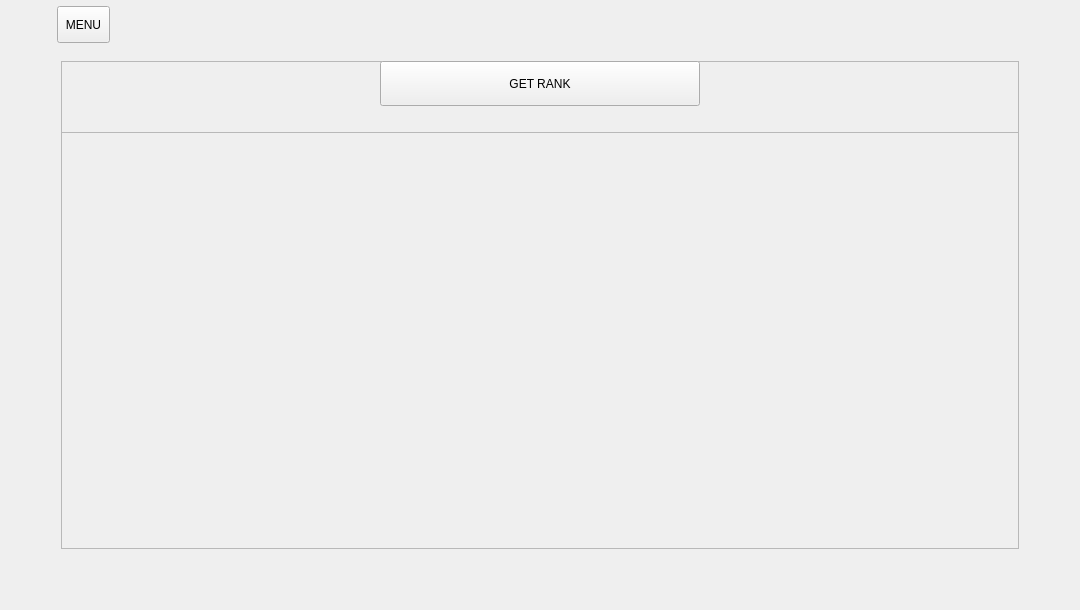
<?xml version="1.0" encoding="UTF-8"?>
<ui version="4.0">
 <class>ranker_pg</class>
 <widget class="QWidget" name="ranker_pg">
  <property name="geometry">
   <rect>
    <x>0</x>
    <y>0</y>
    <width>1080</width>
    <height>610</height>
   </rect>
  </property>
  <property name="windowTitle">
   <string>Form</string>
  </property>
  <widget class="QFrame" name="main_frm">
   <property name="geometry">
    <rect>
     <x>61</x>
     <y>61</y>
     <width>958</width>
     <height>488</height>
    </rect>
   </property>
   <property name="styleSheet">
    <string notr="true"/>
   </property>
   <property name="frameShape">
    <enum>QFrame::StyledPanel</enum>
   </property>
   <property name="frameShadow">
    <enum>QFrame::Raised</enum>
   </property>
   <widget class="PrimaryQPushButton" name="rank_btn">
    <property name="geometry">
     <rect>
      <x>319</x>
      <y>0</y>
      <width>320</width>
      <height>45</height>
     </rect>
    </property>
    <property name="minimumSize">
     <size>
      <width>0</width>
      <height>45</height>
     </size>
    </property>
    <property name="text">
     <string>GET RANK</string>
    </property>
   </widget>
   <widget class="QFrame" name="players_ranks_frm">
    <property name="geometry">
     <rect>
      <x>0</x>
      <y>71</y>
      <width>958</width>
      <height>417</height>
     </rect>
    </property>
    <property name="sizePolicy">
     <sizepolicy hsizetype="Fixed" vsizetype="Fixed">
      <horstretch>0</horstretch>
      <verstretch>0</verstretch>
     </sizepolicy>
    </property>
    <property name="minimumSize">
     <size>
      <width>958</width>
      <height>417</height>
     </size>
    </property>
    <property name="maximumSize">
     <size>
      <width>958</width>
      <height>417</height>
     </size>
    </property>
    <property name="frameShape">
     <enum>QFrame::StyledPanel</enum>
    </property>
    <property name="frameShadow">
     <enum>QFrame::Raised</enum>
    </property>
   </widget>
  </widget>
  <widget class="TopOptionQToolButton" name="menu_btn">
   <property name="geometry">
    <rect>
     <x>57</x>
     <y>6</y>
     <width>53</width>
     <height>37</height>
    </rect>
   </property>
   <property name="styleSheet">
    <string notr="true"/>
   </property>
   <property name="text">
    <string>MENU</string>
   </property>
   <property name="icon">
    <iconset resource="../../../resources/images.qrc">
     <normaloff>:/icons/icons/losangle.png</normaloff>:/icons/icons/losangle.png</iconset>
   </property>
   <property name="iconSize">
    <size>
     <width>9</width>
     <height>9</height>
    </size>
   </property>
   <property name="toolButtonStyle">
    <enum>Qt::ToolButtonTextUnderIcon</enum>
   </property>
   <property name="autoRaise">
    <bool>false</bool>
   </property>
  </widget>
  <widget class="QWidget" name="horizontal_line_top" native="true">
   <property name="geometry">
    <rect>
     <x>0</x>
     <y>12</y>
     <width>1080</width>
     <height>3</height>
    </rect>
   </property>
   <property name="styleSheet">
    <string notr="true"/>
   </property>
   <property name="line" stdset="0">
    <bool>true</bool>
   </property>
  </widget>
  <widget class="QWidget" name="horizontal_line_bottom" native="true">
   <property name="geometry">
    <rect>
     <x>0</x>
     <y>595</y>
     <width>1080</width>
     <height>3</height>
    </rect>
   </property>
   <property name="styleSheet">
    <string notr="true"/>
   </property>
   <property name="line" stdset="0">
    <bool>true</bool>
   </property>
  </widget>
 </widget>
 <customwidgets>
  <customwidget>
   <class>TopOptionQToolButton</class>
   <extends>QToolButton</extends>
   <header>custom/topoptionqtoolbutton.h</header>
  </customwidget>
  <customwidget>
   <class>PrimaryQPushButton</class>
   <extends>QPushButton</extends>
   <header>custom/primaryqpushbutton.h</header>
  </customwidget>
 </customwidgets>
 <resources>
  <include location="../../../resources/images.qrc"/>
 </resources>
 <connections/>
</ui>
